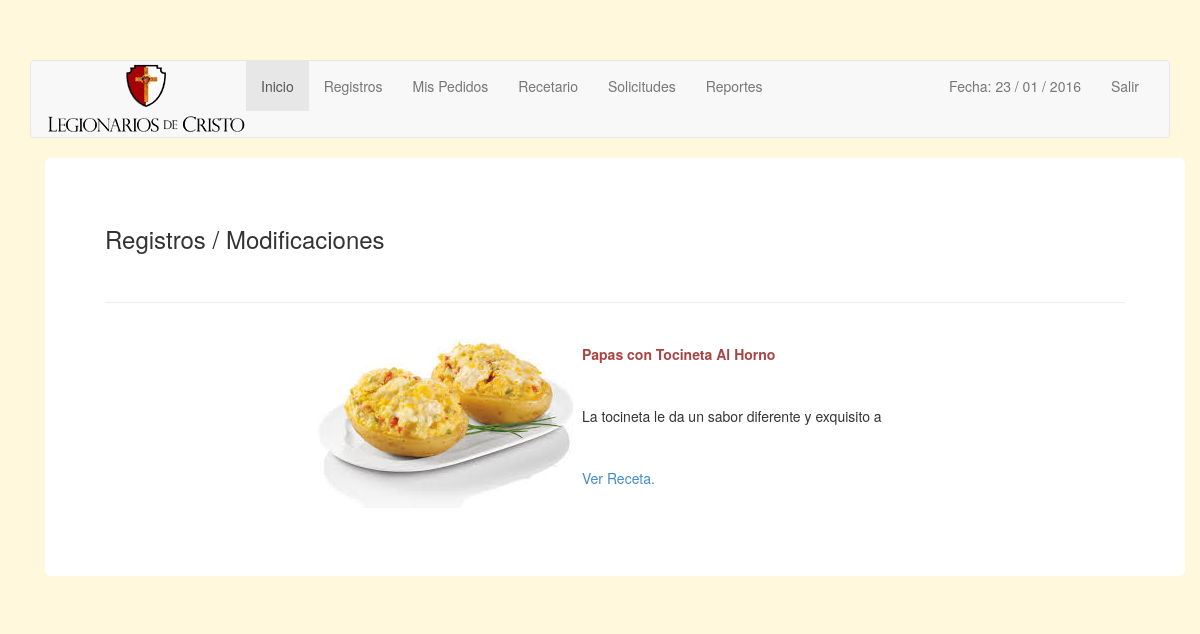
Screenshot of /desayunos.php (signed in) with the database file from the repository.
### tables this page shows
CREATE TABLE IF NOT EXISTS `recetas` (
  `id` int(11) NOT NULL AUTO_INCREMENT,
  `nombre` varchar(32) NOT NULL DEFAULT '',
  `categoria` varchar(32) NOT NULL DEFAULT '',
  `descripcion` varchar(50) NOT NULL DEFAULT '',
  `imagen` varchar(50) NOT NULL,
  `ingredientes` text NOT NULL,
  `preparacion` text,
  `cantidadpersonas` varchar(12) NOT NULL,
  PRIMARY KEY (`id`),
  UNIQUE KEY `nombre` (`nombre`)
);

### desayunos.php (the view, shortened to what this page needs)
<?php require("views/cabecera.php"); ?>
  <body>
  	 <br>
        <div class="container">
<div class="container">
<div class="jumbotron">
	<h3>Registros /  Modificaciones</h3>
	<br>
<table class="table" cellpadding="10">
	 <?php
$sql = "select * from recetas where categoria = 'desayunos'";
$sql = mysql_query($sql) or die("No se pudo realizar la consulta");
while($row = mysql_fetch_array($sql))
{
echo "<table class='resultados' border='0'>";
echo "<tr>";
echo "<td rowspan='4'class='resultadosimg'>";
echo '<img src="images/'.$row["imagen"].'">';
echo "</td>";
echo "<tr>";
echo "<td class='resultadosletras'>".$row["nombre"]."<td>";
echo "</tr>";
echo "<tr>";
echo "<td>";
echo $row['descripcion'];
echo "</td>";
echo "</tr>";
echo"<td><a href='generico.php?nombre=".$row['nombre']."'>Ver Receta.</a></td>";
echo "<tr>";
echo "<td colspan='2'>&nbsp;</td>";
echo "</tr>";
echo "<hr/>";
echo "</table>";
}
?>
</table>
</div>
</div>
</body>
</html>

### css/estilos.css (style rules this page uses)
body { background-color: #FFF8DC; padding-top: 40px; }

### desayunos.php (style rules this page uses)
.table { margin:0 auto; padding: 10px; width: 40%; }
.resultados { width: 60%; margin: 0 auto; }
.resultadosimg { width: 22%; margin: 0 auto; }
.resultadosletras { color:#A94442; font-weight: bold; }

### rows the page displays
recetas: imagen (picture), nombre "Papas con Tocineta Al Horno", descripcion "La tocineta le da un sabor diferente y exquisito a"
